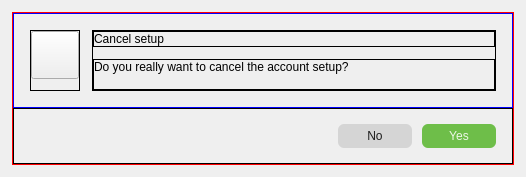
<?xml version="1.0" encoding="UTF-8"?>
<ui version="4.0">
 <class>ConfirmWideDlgMac</class>
 <widget class="QDialog" name="ConfirmWideDlgMac">
  <property name="geometry">
   <rect>
    <x>0</x>
    <y>0</y>
    <width>526</width>
    <height>177</height>
   </rect>
  </property>
  <property name="focusPolicy">
   <enum>Qt::FocusPolicy::NoFocus</enum>
  </property>
  <property name="windowTitle">
   <string/>
  </property>
  <layout class="QVBoxLayout" name="verticalLayout_2">
   <property name="leftMargin">
    <number>12</number>
   </property>
   <property name="topMargin">
    <number>12</number>
   </property>
   <property name="rightMargin">
    <number>12</number>
   </property>
   <property name="bottomMargin">
    <number>12</number>
   </property>
   <item>
    <widget class="QFrame" name="frame">
     <property name="styleSheet">
      <string notr="true">#frame {color: #FF0000;}</string>
     </property>
     <property name="frameShape">
      <enum>QFrame::Shape::Box</enum>
     </property>
     <property name="frameShadow">
      <enum>QFrame::Shadow::Plain</enum>
     </property>
     <layout class="QVBoxLayout" name="verticalLayout">
      <property name="spacing">
       <number>0</number>
      </property>
      <property name="leftMargin">
       <number>0</number>
      </property>
      <property name="topMargin">
       <number>0</number>
      </property>
      <property name="rightMargin">
       <number>0</number>
      </property>
      <property name="bottomMargin">
       <number>0</number>
      </property>
      <item>
       <widget class="QFrame" name="frameContent">
        <property name="minimumSize">
         <size>
          <width>448</width>
          <height>0</height>
         </size>
        </property>
        <property name="styleSheet">
         <string notr="true">#frameContent {color: #0000FF;}</string>
        </property>
        <property name="frameShape">
         <enum>QFrame::Shape::Box</enum>
        </property>
        <property name="frameShadow">
         <enum>QFrame::Shadow::Plain</enum>
        </property>
        <property name="class" stdset="0">
         <string notr="true">helper_frame</string>
        </property>
        <layout class="QHBoxLayout" name="horizontalLayout_3">
         <property name="spacing">
          <number>12</number>
         </property>
         <property name="leftMargin">
          <number>16</number>
         </property>
         <property name="topMargin">
          <number>16</number>
         </property>
         <property name="rightMargin">
          <number>16</number>
         </property>
         <property name="bottomMargin">
          <number>16</number>
         </property>
         <item>
          <widget class="QFrame" name="frameIcon">
           <property name="sizePolicy">
            <sizepolicy hsizetype="Maximum" vsizetype="Preferred">
             <horstretch>0</horstretch>
             <verstretch>0</verstretch>
            </sizepolicy>
           </property>
           <property name="frameShape">
            <enum>QFrame::Shape::Box</enum>
           </property>
           <property name="frameShadow">
            <enum>QFrame::Shadow::Plain</enum>
           </property>
           <property name="class" stdset="0">
            <string notr="true">helper_frame</string>
           </property>
           <layout class="QVBoxLayout" name="verticalLayout_3">
            <property name="leftMargin">
             <number>0</number>
            </property>
            <property name="topMargin">
             <number>0</number>
            </property>
            <property name="rightMargin">
             <number>0</number>
            </property>
            <property name="bottomMargin">
             <number>1</number>
            </property>
            <item>
             <widget class="QToolButton" name="btnIcon">
              <property name="minimumSize">
               <size>
                <width>48</width>
                <height>48</height>
               </size>
              </property>
              <property name="maximumSize">
               <size>
                <width>48</width>
                <height>48</height>
               </size>
              </property>
              <property name="focusPolicy">
               <enum>Qt::FocusPolicy::NoFocus</enum>
              </property>
              <property name="text">
               <string/>
              </property>
              <property name="iconSize">
               <size>
                <width>48</width>
                <height>48</height>
               </size>
              </property>
             </widget>
            </item>
            <item>
             <spacer name="verticalSpacer">
              <property name="orientation">
               <enum>Qt::Orientation::Vertical</enum>
              </property>
              <property name="sizeHint" stdset="0">
               <size>
                <width>1</width>
                <height>0</height>
               </size>
              </property>
             </spacer>
            </item>
           </layout>
          </widget>
         </item>
         <item>
          <widget class="QFrame" name="frameTextContainer">
           <property name="frameShape">
            <enum>QFrame::Shape::Box</enum>
           </property>
           <property name="frameShadow">
            <enum>QFrame::Shadow::Plain</enum>
           </property>
           <property name="class" stdset="0">
            <string notr="true">helper_frame</string>
           </property>
           <layout class="QVBoxLayout" name="verticalLayout_4">
            <property name="spacing">
             <number>12</number>
            </property>
            <property name="leftMargin">
             <number>0</number>
            </property>
            <property name="topMargin">
             <number>0</number>
            </property>
            <property name="rightMargin">
             <number>0</number>
            </property>
            <property name="bottomMargin">
             <number>0</number>
            </property>
            <item>
             <widget class="QFrame" name="frameHeader">
              <property name="sizePolicy">
               <sizepolicy hsizetype="Preferred" vsizetype="Maximum">
                <horstretch>0</horstretch>
                <verstretch>0</verstretch>
               </sizepolicy>
              </property>
              <property name="frameShape">
               <enum>QFrame::Shape::Box</enum>
              </property>
              <property name="frameShadow">
               <enum>QFrame::Shadow::Plain</enum>
              </property>
              <property name="class" stdset="0">
               <string notr="true">helper_frame</string>
              </property>
              <layout class="QHBoxLayout" name="horizontalLayout">
               <property name="leftMargin">
                <number>0</number>
               </property>
               <property name="topMargin">
                <number>0</number>
               </property>
               <property name="rightMargin">
                <number>0</number>
               </property>
               <property name="bottomMargin">
                <number>0</number>
               </property>
               <item>
                <widget class="QLabel" name="lblHeader">
                 <property name="sizePolicy">
                  <sizepolicy hsizetype="Preferred" vsizetype="Maximum">
                   <horstretch>0</horstretch>
                   <verstretch>0</verstretch>
                  </sizepolicy>
                 </property>
                 <property name="minimumSize">
                  <size>
                   <width>400</width>
                   <height>0</height>
                  </size>
                 </property>
                 <property name="text">
                  <string>Cancel setup</string>
                 </property>
                 <property name="alignment">
                  <set>Qt::AlignmentFlag::AlignLeading|Qt::AlignmentFlag::AlignLeft|Qt::AlignmentFlag::AlignVCenter</set>
                 </property>
                 <property name="wordWrap">
                  <bool>true</bool>
                 </property>
                </widget>
               </item>
              </layout>
             </widget>
            </item>
            <item>
             <widget class="QFrame" name="frameText">
              <property name="frameShape">
               <enum>QFrame::Shape::Box</enum>
              </property>
              <property name="frameShadow">
               <enum>QFrame::Shadow::Plain</enum>
              </property>
              <property name="class" stdset="0">
               <string notr="true">helper_frame</string>
              </property>
              <layout class="QVBoxLayout" name="verticalLayout_5">
               <property name="leftMargin">
                <number>0</number>
               </property>
               <property name="topMargin">
                <number>0</number>
               </property>
               <property name="rightMargin">
                <number>0</number>
               </property>
               <property name="bottomMargin">
                <number>0</number>
               </property>
               <item>
                <widget class="QLabel" name="lblText">
                 <property name="minimumSize">
                  <size>
                   <width>400</width>
                   <height>0</height>
                  </size>
                 </property>
                 <property name="text">
                  <string>Do you really want to cancel the account setup?</string>
                 </property>
                 <property name="alignment">
                  <set>Qt::AlignmentFlag::AlignLeading|Qt::AlignmentFlag::AlignLeft|Qt::AlignmentFlag::AlignTop</set>
                 </property>
                 <property name="wordWrap">
                  <bool>true</bool>
                 </property>
                </widget>
               </item>
              </layout>
             </widget>
            </item>
           </layout>
          </widget>
         </item>
        </layout>
       </widget>
      </item>
      <item>
       <widget class="QFrame" name="frameButtons">
        <property name="sizePolicy">
         <sizepolicy hsizetype="Preferred" vsizetype="Fixed">
          <horstretch>0</horstretch>
          <verstretch>0</verstretch>
         </sizepolicy>
        </property>
        <property name="minimumSize">
         <size>
          <width>0</width>
          <height>56</height>
         </size>
        </property>
        <property name="maximumSize">
         <size>
          <width>16777215</width>
          <height>56</height>
         </size>
        </property>
        <property name="frameShape">
         <enum>QFrame::Shape::Box</enum>
        </property>
        <property name="frameShadow">
         <enum>QFrame::Shadow::Plain</enum>
        </property>
        <layout class="QHBoxLayout" name="horizontalLayout_2">
         <property name="spacing">
          <number>10</number>
         </property>
         <property name="leftMargin">
          <number>16</number>
         </property>
         <property name="topMargin">
          <number>0</number>
         </property>
         <property name="rightMargin">
          <number>16</number>
         </property>
         <property name="bottomMargin">
          <number>0</number>
         </property>
         <item>
          <spacer name="horizontalSpacer">
           <property name="orientation">
            <enum>Qt::Orientation::Horizontal</enum>
           </property>
           <property name="sizeHint" stdset="0">
            <size>
             <width>40</width>
             <height>1</height>
            </size>
           </property>
          </spacer>
         </item>
         <item>
          <widget class="QPushButton" name="btnReject">
           <property name="minimumSize">
            <size>
             <width>74</width>
             <height>24</height>
            </size>
           </property>
           <property name="maximumSize">
            <size>
             <width>16777215</width>
             <height>24</height>
            </size>
           </property>
           <property name="cursor">
            <cursorShape>PointingHandCursor</cursorShape>
           </property>
           <property name="styleSheet">
            <string notr="true">#btnReject {
background: rgb(213, 213, 213);
padding: 0px;
margin: 0px;
border: none;
border-radius: 6px;
color: rgba(0, 0, 0, 0.87);
}
</string>
           </property>
           <property name="text">
            <string>No</string>
           </property>
          </widget>
         </item>
         <item>
          <widget class="QPushButton" name="btnAccept">
           <property name="minimumSize">
            <size>
             <width>74</width>
             <height>24</height>
            </size>
           </property>
           <property name="maximumSize">
            <size>
             <width>16777215</width>
             <height>24</height>
            </size>
           </property>
           <property name="cursor">
            <cursorShape>PointingHandCursor</cursorShape>
           </property>
           <property name="styleSheet">
            <string notr="true">#btnAccept {
padding: 0px;
margin: 0px;
border: none;
border-radius: 6px;
background: rgba(110, 190, 73, 1);
color: rgba(255, 255, 255, 0.87);
}
</string>
           </property>
           <property name="text">
            <string>Yes</string>
           </property>
          </widget>
         </item>
        </layout>
       </widget>
      </item>
     </layout>
    </widget>
   </item>
  </layout>
 </widget>
 <resources/>
 <connections/>
</ui>
